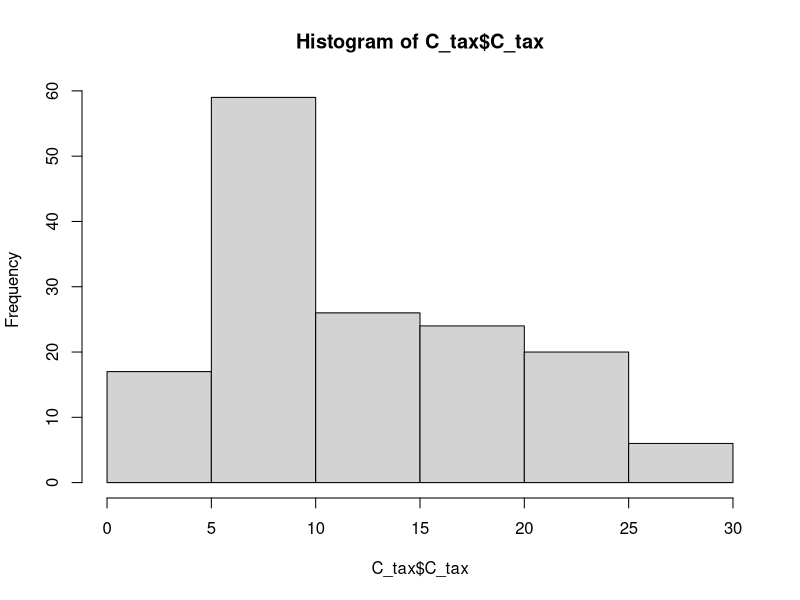
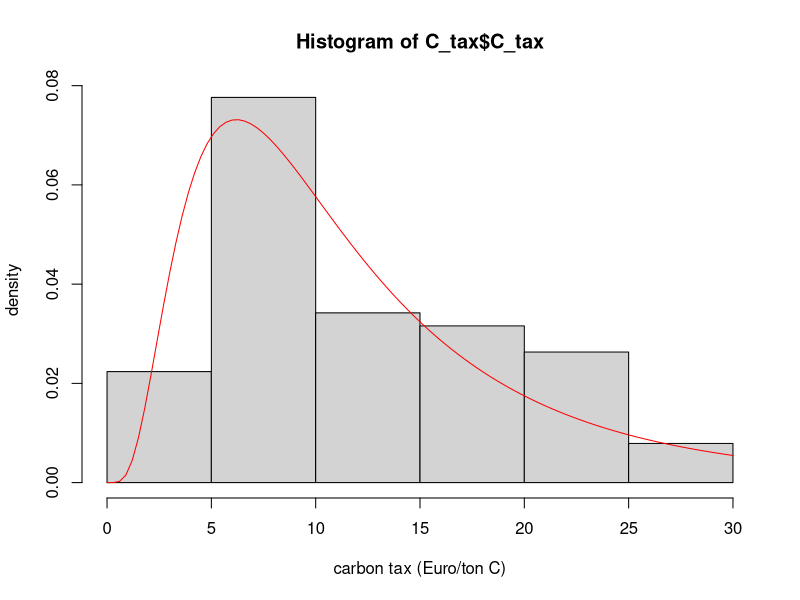
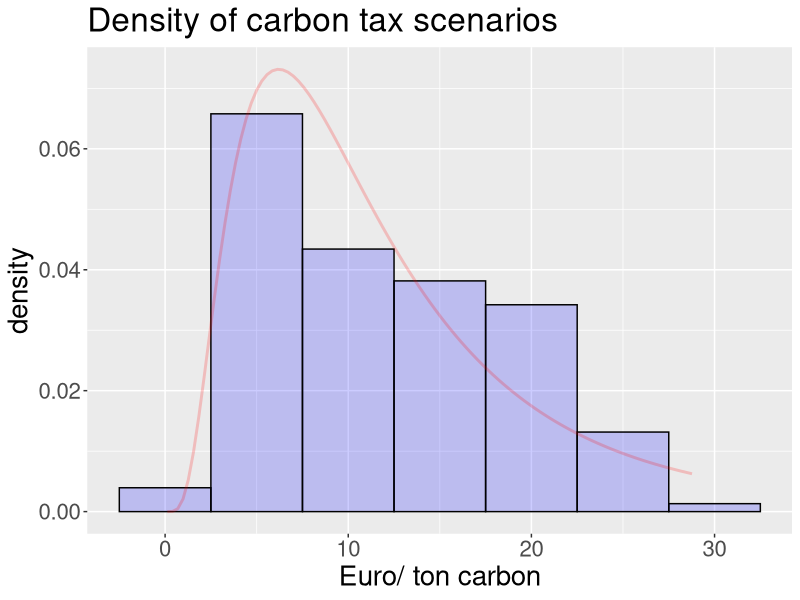

Source code (R) for these figures, in order:
######################################################################################################################
#
# This script creates n.scenarios carbon tax scenarios by taking the carbon tax for Germany of the years 2005-2017 
# (source: source: https://de.investing.com/commodities/carbon-emissions-historical-data, 2018), fitting a distribution to 
# the carbon tax, and then making random draws for each harvest period and adding it to the carbon tax of 2017.
#
######################################################################################################################

# Load packages
library(fitdistrplus) # for fitting distribution
library(lhs) # for Latin Hypercube Sampling
library(ggplot2) # for plotting

# Load data
C_tax <- read.csv("carbon_tax.csv", sep = ";")

# make a historgram of the price index
hist(C_tax$C_tax)


# fit a lognormal distribution
distr <- fitdist(C_tax$C_tax, "lnorm")
summary(distr)
m <- distr$estimate["meanlog"]
sd <-distr$estimate["sdlog"] # extract the standard deviation of the lognormal distribution 

# calculate the tax with maximum probability
grid <- seq(0,30, 0.1)
max_probability <- grid[which.max(dlnorm(grid,m, sd))] # price with maximum probability

# draw random samples from the lognormal distribution (with replacement)

test <- rlnorm(100, meanlog = m, sdlog = sd)

# make a plot of original histogram with fitted lognormal curve
hist(C_tax$C_tax, prob = TRUE, ylab = "density", xlab = "carbon tax (Euro/ton C)")
curve(dlnorm(x, m, sd), add = TRUE, col = "red")

ggplot(C_tax, aes(x = C_tax))+
  geom_histogram(aes(y=..density..),
                 binwidth = 5,
                 colour = "black", fill = "blue", alpha = .2)+
stat_function(fun = dlnorm, args = list(meanlog = m, sdlog = sd),size = 1, color = "red", alpha = .2)+
  labs(x = "Euro/ ton carbon", title = "Density of carbon tax scenarios")+
  theme(text = element_text(size =20))
